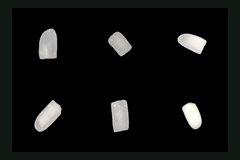
#> input picture data/gallery/thumbnails/kaggle-composite-broken.jpg, 240 x 160 px
$ python -i foreground.py   (imports and definitions only)
#> lines starting #> are read from the running program, lines starting #| are printed output that depends on the picture; after the words box and inside, x2 and y2 are one past the last pixel; in counts of white or black regions, pixels touching at a corner belong together
#> further down, picture is the input picture: shape (160, 240, 3); mean B, G, R 17.1, 18.1, 17.1
"""Local bright-object extraction for nonuniform photographic backgrounds."""
import numpy as np
from scipy import ndimage


def texture_foreground(rgb):
    """Recover dim, smooth grain interiors against fine woven patterns.

    Used only after the normal detector rejects nearly all candidates for low
    contrast. Seed erosion suppresses smooth individual gaps in the weave;
    propagation then recovers the larger grain silhouette around each seed.
    """
    gray = rgb @ np.array([.299, .587, .114])
    smooth = ndimage.gaussian_filter(gray, 2.2)
    signal = smooth - ndimage.gaussian_filter(smooth, 20.)
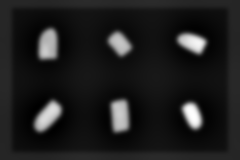
#> signal: shape (160, 240) float64; min -29.59, max 218, mean 0; drawn with min black and max white
    residual = gray - ndimage.gaussian_filter(gray, 1.2)
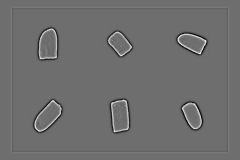
#> residual: shape (160, 240) float64; min -71.87, max 94.26, mean 0; drawn with min black and max white
    energy = ndimage.gaussian_filter(residual ** 2, 1.3)
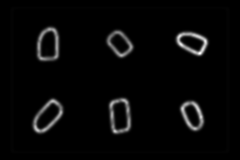
#> energy: shape (160, 240) float64; min 0, max 2475.5, mean 74.4; drawn with min black and max white
    surrounding_energy = ndimage.gaussian_filter(energy, 12.)
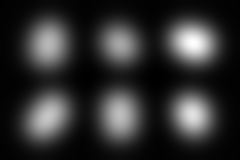
#> surrounding_energy: shape (160, 240) float64; min 2, max 392.7, mean 74.4; drawn with min black and max white
    ratio = energy / np.maximum(surrounding_energy, .25)
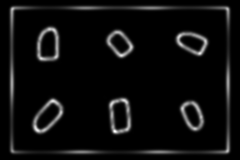
#> ratio: shape (160, 240) float64; min 0, max 9.57, mean 0.502; drawn with min black and max white
    color = ndimage.gaussian_filter(rgb.astype(np.float32), (2.2, 2.2, 0))
    red, green, blue = color.transpose(2, 0, 1)
    neutral = ((red >= .65 * green) & (red >= .65 * blue) &
               (green >= .55 * red) & (green >= .6 * blue) &
               (blue >= .3 * np.maximum(red, green)))
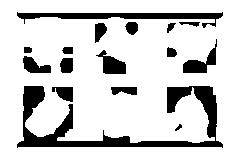
#> neutral: shape (160, 240) bool; 82% white; 16 black regions, largest, box (x1, y1, x2, y2) and area: (17, 86, 223, 148) 3408, (17, 12, 223, 28) 1203, (183, 39, 217, 73) 421
    seed = (ratio < .15) & (energy < 1.5) & (signal > 2.) & neutral
#> seed: shape (160, 240) bool; 11.4% white; 2 white regions (1 under 20 px), largest, box (x1, y1, x2, y2) and area: (0, 0, 240, 160) 4387
    seed = ndimage.binary_opening(seed, np.ones((3, 3)))
#> seed: shape (160, 240) bool; 11.4% white; 1 white region, box (x1, y1, x2, y2) and area: (0, 0, 240, 160) 4387
    allowed = (ratio < .7) & (signal > 2.) & neutral
#> allowed: shape (160, 240) bool; 17.1% white; 7 white regions, largest, box (x1, y1, x2, y2) and area: (0, 0, 240, 160) 5448, (42, 33, 54, 56) 237, (114, 103, 126, 128) 232
    mask = ndimage.binary_propagation(seed, mask=allowed)
#> mask: shape (160, 240) bool; 14.2% white; 1 white region, box (x1, y1, x2, y2) and area: (0, 0, 240, 160) 5448
    mask = ndimage.binary_closing(mask, np.ones((3, 3)), iterations=2)
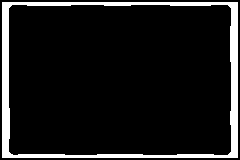
#> mask: shape (160, 240) bool; 10.1% white; 1 white region, box (x1, y1, x2, y2) and area: (2, 2, 238, 158) 3864
    return ndimage.binary_opening(mask, np.ones((3, 3)))


def adaptive_foreground(rgb):
    # Grains remain small bright structures after local illumination removal.
    # Smoothing precedes subtraction so cloth weave does not dominate maxima.
    gray = rgb @ np.array([.299, .587, .114])
    smooth = ndimage.gaussian_filter(gray.astype(np.float32), 2.2)
    background = ndimage.gaussian_filter(smooth, 20.)
    signal = smooth - background
    noise = 1.4826 * np.median(np.abs(signal - np.median(signal)))
    threshold = max(6., 4.5 * noise)
    mask = signal > threshold
    # White/cream rice may be yellowish, but strongly red, green or blue
    # fabric is not rice. Broad ratios tolerate shadows and warm illumination;
    # they are deliberately not a hard 'pure white' threshold.
    color = ndimage.gaussian_filter(rgb.astype(np.float32), (2.2, 2.2, 0))
    red, green, blue = color[..., 0], color[..., 1], color[..., 2]
    median_color = np.median(color.reshape(-1, 3), axis=0)
    blue_surface = median_color[2] > 1.08*median_color[0] and median_color[2] > 1.03*median_color[1]
    red_blue_floor = .95 if blue_surface else .65
    neutral = ((red >= .65*green) & (red >= red_blue_floor*blue) &
               (green >= .55*red) & (green >= .6*blue) &
               (blue >= .3*np.maximum(red, green)))
    mask &= neutral
    if blue_surface:
        # Bright islands survive; broad phone-shadow transitions do not.
        island = ndimage.white_tophat(smooth, size=(41, 41))
        mask &= island > max(8., threshold)
    mask = ndimage.binary_opening(mask, np.ones((3, 3)))
    # Closing must not paint across a genuinely dark gap between grains.
    # Preserve foreground support from the illumination-corrected image so
    # adjacent silhouettes do not become a single watershed component.
    mask = ndimage.binary_closing(mask, np.ones((3, 3))) & (signal > threshold)
    if blue_surface:
        labels, count = ndimage.label(mask, np.ones((3, 3)))
        if count:
            peaks = ndimage.maximum(island, labels, np.arange(count + 1))
            keep = peaks >= max(16., 1.5 * threshold)
            keep[0] = False
            mask = keep[labels]
    return mask

>>> import cv2
>>> picture = cv2.imread('../data/gallery/thumbnails/kaggle-composite-broken.jpg')
>>> result = texture_foreground(picture)
